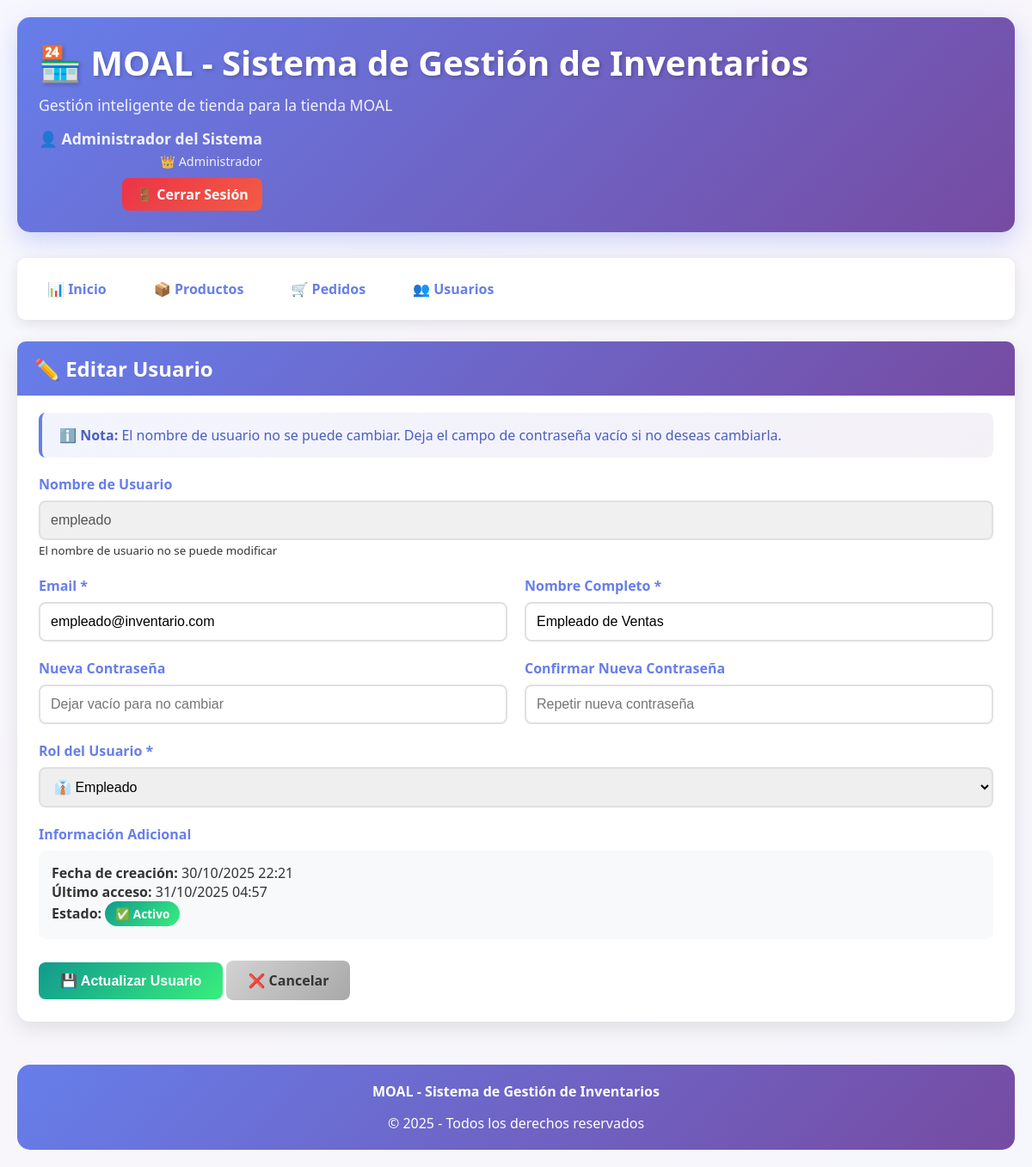
Screenshot of /index.php?page=user_edit&id=7 (signed in) with the database file from the repository.
### tables this page shows
CREATE TABLE `users` (
  `id` int(11) NOT NULL,
  `username` varchar(50) NOT NULL,
  `password` varchar(255) NOT NULL,
  `email` varchar(255) NOT NULL,
  `full_name` varchar(255) NOT NULL,
  `role` enum('admin','employee') DEFAULT 'employee',
  `is_active` tinyint(1) DEFAULT 1,
  `last_login` timestamp NULL DEFAULT NULL,
  `created_at` timestamp NOT NULL DEFAULT current_timestamp(),
  `updated_at` timestamp NOT NULL DEFAULT current_timestamp() ON UPDATE current_timestamp()
);

### config/Database.php (called while the page is built, shortened)
<?php
class Database {
    private static $instance = null;
    private $connection;
    private $host = 'localhost';
    private $database = 'inventario_db';
    private $username = 'root';
    private $password = '';
    private function __construct() {
        try {
            $this->connection = new PDO(
                "mysql:host={$this->host};dbname={$this->database};charset=utf8mb4",
                $this->username,
                $this->password,
                [
                    PDO::ATTR_ERRMODE => PDO::ERRMODE_EXCEPTION,
                    PDO::ATTR_DEFAULT_FETCH_MODE => PDO::FETCH_ASSOC,
                    PDO::ATTR_EMULATE_PREPARES => false
                ]
            );
        } catch(PDOException $e) {
            die("Error de conexión: " . $e->getMessage());
        }
    }
    public static function getInstance() {
        if (self::$instance === null) {
            self::$instance = new self();
        }
        return self::$instance;
    }
    public function getConnection() {
        return $this->connection;
    }
}

### config/Session.php (called while the page is built, shortened)
<?php
class Session {
    private static $instance = null;
    public static function getInstance() {
        if (self::$instance === null) {
            self::$instance = new self();
        }
        return self::$instance;
    }
    public function get($key, $default = null) {
        return $_SESSION[$key] ?? $default;
    }
    public function has($key) {
        return isset($_SESSION[$key]);
    }
    public function isLoggedIn() {
        return $this->has('user_id') && $this->has('username');
    }
    public function getUserId() {
        return $this->get('user_id');
    }
}

### controllers/AuthController.php (called while the page is built, shortened)
<?php
require_once __DIR__ . '/../config/Database.php';
require_once __DIR__ . '/../config/Session.php';
require_once __DIR__ . '/../models/User.php';
class AuthController {
    private $db;
    private $session;
    public function __construct() {
        $this->db = Database::getInstance()->getConnection();
        $this->session = Session::getInstance();
    }
    public function isAuthenticated() {
        return $this->session->isLoggedIn();
    }
    public function getCurrentUser() {
        $stmt = $this->db->prepare("SELECT * FROM users WHERE id = ?");
        $stmt->execute([$this->session->getUserId()]);
        $userData = $stmt->fetch();
        return $userData ? new User($userData) : null;
    }
}

### models/User.php (called while the page is built, shortened)
<?php
class User {
    private $fullName;
    private $role;
    public function __construct($data = []) {
        $this->fullName = $data['full_name'] ?? '';
        $this->role = $data['role'] ?? 'employee';
    }
    public function getFullName() { return $this->fullName; }
    public function isAdmin() {
        return $this->role === 'admin';
    }
}

### views/users/edit.php (the view, shortened to what this page needs)
<?php
require_once __DIR__ . '/../../config/Database.php';
$db = Database::getInstance()->getConnection();
$userId = $_GET['id'];
$stmt = $db->prepare("SELECT * FROM users WHERE id = ?");
$stmt->execute([$userId]);
$user = $stmt->fetch();
?>
<div class="card">
    <div class="card-header">
        <h2>✏️ Editar Usuario</h2>
    </div>
    <div class="alert alert-info">
        <strong>ℹ️ Nota:</strong> El nombre de usuario no se puede cambiar.
        Deja el campo de contraseña vacío si no deseas cambiarla.
    </div>
    <form method="POST">
        <div class="form-group">
            <label>Nombre de Usuario</label>
            <input type="text" class="form-control"
                   value="<?php echo htmlspecialchars($user['username']); ?>"
                   disabled style="background: #f0f0f0;">
            <small>El nombre de usuario no se puede modificar</small>
        </div>
        <div style="display: grid; grid-template-columns: 1fr 1fr; gap: 20px;">
            <div class="form-group">
                <label for="email">Email *</label>
                <input type="email" name="email" id="email" class="form-control"
                       required value="<?php echo htmlspecialchars($user['email']); ?>">
            </div>
            <div class="form-group">
                <label for="full_name">Nombre Completo *</label>
                <input type="text" name="full_name" id="full_name" class="form-control"
                       required value="<?php echo htmlspecialchars($user['full_name']); ?>">
            </div>
        </div>
        <div style="display: grid; grid-template-columns: 1fr 1fr; gap: 20px;">
            <div class="form-group">
                <label for="password">Nueva Contraseña</label>
                <input type="password" name="password" id="password" class="form-control"
                       minlength="6" placeholder="Dejar vacío para no cambiar">
            </div>
            <div class="form-group">
                <label for="confirm_password">Confirmar Nueva Contraseña</label>
                <input type="password" name="confirm_password" id="confirm_password"
                       class="form-control" minlength="6" placeholder="Repetir nueva contraseña">
            </div>
        </div>
        <?php if ($currentUser->isAdmin()): ?>
            <div class="form-group">
                <label for="role">Rol del Usuario *</label>
                <select name="role" id="role" class="form-control" required>
                    <option value="employee" <?php echo ($user['role'] === 'employee') ? 'selected' : ''; ?>>
                        👔 Empleado
                    </option>
                </select>
            </div>
        <?php endif; ?>
        <div class="form-group">
            <label>Información Adicional</label>
            <div style="background: #f8f9fa; padding: 15px; border-radius: 8px;">
                <p><strong>Fecha de creación:</strong> <?php echo date('d/m/Y H:i', strtotime($user['created_at'])); ?></p>
                <p><strong>Último acceso:</strong>
                    <?php
                    if ($user['last_login']) {
                        echo date('d/m/Y H:i', strtotime($user['last_login']));
                    } else {
                        echo 'Nunca';
                    }
                    ?>
                </p>
                <p><strong>Estado:</strong>
                    <?php if ($user['is_active']): ?>
                        <span class="badge badge-completed">✅ Activo</span>
                    <?php else: ?>
                        <span class="badge badge-cancelled">❌ Inactivo</span>
                    <?php endif; ?>
                </p>
            </div>
        </div>
        <div style="margin-top: 25px;">
            <button type="submit" class="btn btn-success">💾 Actualizar Usuario</button>
            <a href="index.php?page=users" class="btn btn-secondary">❌ Cancelar</a>
        </div>
    </form>
</div>

### views/layout/header.php (shortened to what this page needs)
<!DOCTYPE html>
<html lang="es">
<head>
    <link rel="stylesheet" href="<?php echo BASE_URL; ?>assets/css/styles.css">
</head>
<body>
    <div class="main-container fade-in">
        <header class="header">
            <div style="display: flex; justify-content: space-between; align-items: center; flex-wrap: wrap; gap: 15px;">
                <div>
                    <h1>🏪 MOAL - Sistema de Gestión de Inventarios</h1>
                    <p>Gestión inteligente de tienda para la tienda MOAL</p>
                </div>
                <?php if (isset($currentUser) && $currentUser): ?>
                <div style="text-align: right;">
                    <p style="margin-bottom: 5px;">
                        👤 <strong><?php echo htmlspecialchars($currentUser->getFullName()); ?></strong>
                    </p>
                    <p style="font-size: 0.9em; opacity: 0.9; margin-bottom: 10px;">
                        <?php echo $currentUser->isAdmin() ? '👑 Administrador' : '👔 Empleado'; ?>
                    </p>
                    <a href="<?php echo BASE_URL; ?>logout.php" class="btn btn-danger" style="padding: 8px 16px;">
                        🚪 Cerrar Sesión
                    </a>
                </div>
                <?php endif; ?>
            </div>
        </header>
        <nav class="nav">
            <ul>
                <li><a href="<?php echo BASE_URL; ?>index.php" class="<?php echo (basename($_SERVER['PHP_SELF']) == 'index.php' && !isset($_GET['page'])) ? 'active' : ''; ?>">📊 Inicio</a></li>
                <li><a href="<?php echo BASE_URL; ?>index.php?page=products" class="<?php echo (isset($_GET['page']) && $_GET['page'] == 'products') ? 'active' : ''; ?>">📦 Productos</a></li>
                <li><a href="<?php echo BASE_URL; ?>index.php?page=orders" class="<?php echo (isset($_GET['page']) && $_GET['page'] == 'orders') ? 'active' : ''; ?>">🛒 Pedidos</a></li>
                 <?php if (isset($currentUser) && $currentUser && $currentUser->isAdmin()): ?>
                    <li><a href="<?php echo BASE_URL; ?>index.php?page=users" class="<?php echo (isset($_GET['page']) && $_GET['page'] == 'users') ? 'active' : ''; ?>">👥 Usuarios</a></li>
                <?php endif; ?>
            </ul>
        </nav>
        <main>

### assets/css/styles.css (style rules this page uses)
* { margin: 0; padding: 0; box-sizing: border-box; }
body { font-family: 'Segoe UI', Tahoma, Geneva, Verdana, sans-serif; background: linear-gradient(135deg, #667eea 0%, #764ba2 50%, #4a5fc1 100%); background-attachment: fixed; min-height: 100vh; color: #333; }
.main-container { background: rgba(255, 255, 255, 0.95); min-height: 100vh; padding: 20px; }
.header { background: linear-gradient(135deg, #667eea 0%, #764ba2 100%); color: white; padding: 25px; border-radius: 15px; margin-bottom: 30px; box-shadow: 0 10px 30px rgba(102, 126, 234, 0.3); }
.header h1 { font-size: 2.5em; margin-bottom: 10px; text-shadow: 2px 2px 4px rgba(0, 0, 0, 0.2); }
.header p { font-size: 1.1em; opacity: 0.9; }
.nav { background: white; padding: 15px; border-radius: 10px; margin-bottom: 25px; box-shadow: 0 4px 15px rgba(0, 0, 0, 0.1); }
.nav ul { list-style: none; display: flex; gap: 15px; flex-wrap: wrap; }
.nav a { text-decoration: none; color: #667eea; padding: 10px 20px; border-radius: 8px; transition: all 0.3s ease; font-weight: 600; display: inline-block; }
.btn { padding: 12px 25px; border: none; border-radius: 8px; cursor: pointer; font-size: 1em; font-weight: 600; transition: all 0.3s ease; text-decoration: none; display: inline-block; }
.btn-success { background: linear-gradient(135deg, #11998e 0%, #38ef7d 100%); color: white; }
.btn-danger { background: linear-gradient(135deg, #eb3349 0%, #f45c43 100%); color: white; }
.btn-secondary { background: linear-gradient(135deg, #d3d3d3 0%, #a8a8a8 100%); color: #333; }
.card { background: white; border-radius: 15px; padding: 25px; margin-bottom: 25px; box-shadow: 0 8px 25px rgba(0, 0, 0, 0.1); transition: all 0.3s ease; }
.card-header { background: linear-gradient(135deg, #667eea 0%, #764ba2 100%); color: white; padding: 15px 20px; border-radius: 10px 10px 0 0; margin: -25px -25px 20px -25px; }
.card-header h2 { margin: 0; font-size: 1.5em; }
.form-group { margin-bottom: 20px; }
.form-group label { display: block; margin-bottom: 8px; color: #667eea; font-weight: 600; }
.form-control { width: 100%; padding: 12px; border: 2px solid #e0e0e0; border-radius: 8px; font-size: 1em; transition: all 0.3s ease; }
select.form-control { cursor: pointer; }
.badge { padding: 5px 12px; border-radius: 20px; font-size: 0.85em; font-weight: 600; display: inline-block; }
.badge-completed { background: linear-gradient(135deg, #11998e 0%, #38ef7d 100%); color: white; }
.alert { padding: 15px 20px; border-radius: 8px; margin-bottom: 20px; font-weight: 500; }
.alert-info { background: linear-gradient(135deg, #667eea15 0%, #764ba215 100%); border-left: 4px solid #667eea; color: #4a5fc1; }
.fade-in { animation: fadeIn 0.5s ease-in; }

### rows the page displays
users: full_name "Administrador del Sistema"
users: username "empleado", email "empleado@inventario.com", full_name "Empleado de Ventas", role "👔 Empleado", created_at "30/10/2025 22:21", last_login "31/10/2025 04:57"
